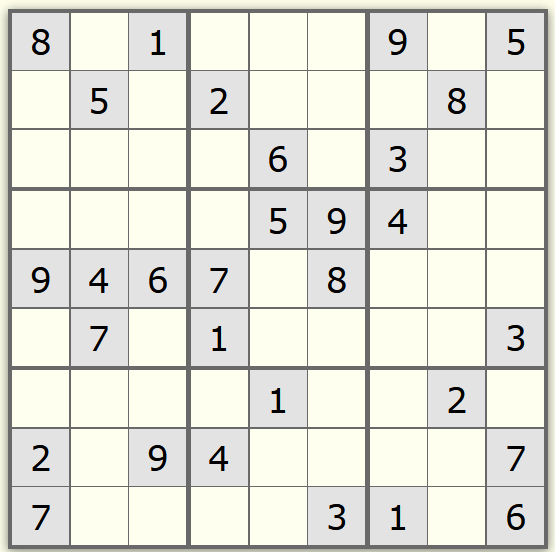
#> input picture images/sudoku_grid2.png, 555 x 552 px; the run also reads 2 pictures not shown here
$ jupyter execute --allow-errors sudoku_ocr.ipynb   (shell and % lines are left out)
#> lines starting #> are read from the running program, lines starting #| are printed output that depends on the picture; after the words box and inside, x2 and y2 are one past the last pixel; in counts of white or black regions, pixels touching at a corner belong together
[cell 1]
# Sudoku OCR Solver - Complete Implementation
# This notebook contains all functions needed to solve Sudoku from images

import cv2
import numpy as np
import matplotlib.pyplot as plt
import pytesseract
import os
from typing import List, Tuple, Optional
import warnings
warnings.filterwarnings('ignore')

# Set up matplotlib for inline plotting

print("All imports loaded successfully!")
print(f"OpenCV version: {cv2.__version__}")
print(f"Tesseract version: {pytesseract.get_tesseract_version()}")
#> (this line was passed over: pytesseract is not available in this run)

[cell 2]
def read_sudoku_image(image_path: str, debug: bool = False) -> np.ndarray:
    """
    Read a Sudoku grid image from the specified path.

    Args:
        image_path (str): Path to the image file
        debug (bool): If True, displays the loaded image

    Returns:
        np.ndarray: The loaded image as a numpy array

    Raises:
        FileNotFoundError: If the image file doesn't exist
        ValueError: If the image cannot be loaded
    """
#> called with image_path = 'images/sudoku_grid2.png', debug = False
    # Check if file exists
    if not os.path.exists(image_path):
        raise FileNotFoundError(f"Image file not found: {image_path}")

    # Read the image
    image = cv2.imread(image_path)
#> image is the input picture: shape (552, 555, 3); mean B, G, R 218.1, 227, 227

    if image is None:
        raise ValueError(f"Could not load image from: {image_path}")

    # Convert BGR to RGB for matplotlib display
    image_rgb = cv2.cvtColor(image, cv2.COLOR_BGR2RGB)

    if debug:
        print(f"Successfully loaded image: {image_path}")
        print(f"Image shape: {image.shape}")
        print(f"Image dtype: {image.dtype}")

        plt.figure(figsize=(8, 8))
        plt.imshow(image_rgb)
        plt.title(f"Loaded Sudoku Image: {os.path.basename(image_path)}")
        plt.axis('off')
        plt.show()

    return image

# [9 lines left out: function print_sudoku_board, not called in this run]

[cell 3]
# [10 lines of commented-out code are left out]

[cell 4]
# [141 lines of commented-out code are left out]

[cell 5]
def preprocess_sudoku_image(image: np.ndarray, debug: bool = False,
                          detect_grid: bool = True,
                          threshold_block_size: int = 11,
                          threshold_c: int = 2) -> np.ndarray:
    """
    Preprocess the Sudoku image with integrated grid detection, thresholding, and inversion.

    Args:
        image (np.ndarray): Input Sudoku image
        debug (bool): If True, displays intermediate processing steps
        detect_grid (bool): If True, detects and crops the Sudoku grid
        threshold_block_size (int): Adaptive threshold block size
        threshold_c (int): Adaptive threshold C parameter

    Returns:
        np.ndarray: Preprocessed image optimized for OCR
    """
#> called with debug = True, detect_grid = True, threshold_block_size = 11, threshold_c = 2
    if debug:
        print("Starting Sudoku image preprocessing...")
        print(f"Original image shape: {image.shape}")
#| Original image shape: (552, 555, 3)
        print(f"Grid detection: {detect_grid}")
        plt.figure(figsize=(20, 5))

    current_image = image.copy()
    step_count = 0

    # Step 1: Convert to grayscale
    gray = cv2.cvtColor(current_image, cv2.COLOR_BGR2GRAY)
    step_count += 1

    if debug:
        plt.subplot(1, 6, step_count)
        plt.imshow(gray, cmap='gray')
        plt.title("1. Grayscale")
        plt.axis('off')

    # Step 2: Grid detection and perspective correction (if enabled)
    if detect_grid:
        step_count += 1

        # Apply Gaussian blur for contour detection
        blurred = cv2.GaussianBlur(gray, (5, 5), 0)
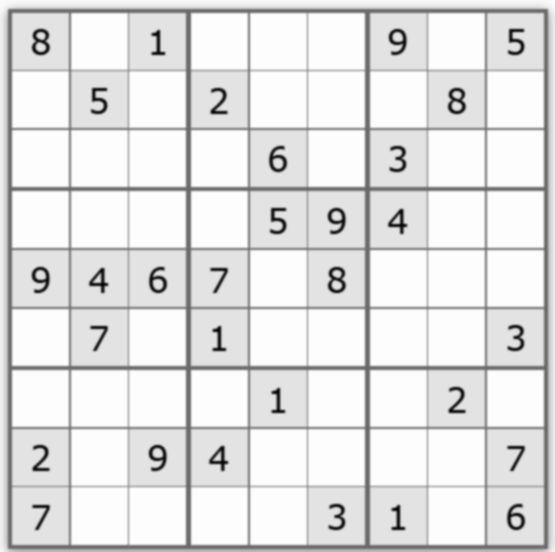
#> blurred: shape (552, 555); min 4, max 253, mean 225.8

        # Apply adaptive thresholding for contour detection
        thresh_for_contours = cv2.adaptiveThreshold(blurred, 255, cv2.ADAPTIVE_THRESH_GAUSSIAN_C,
                                                   cv2.THRESH_BINARY, 11, 2)
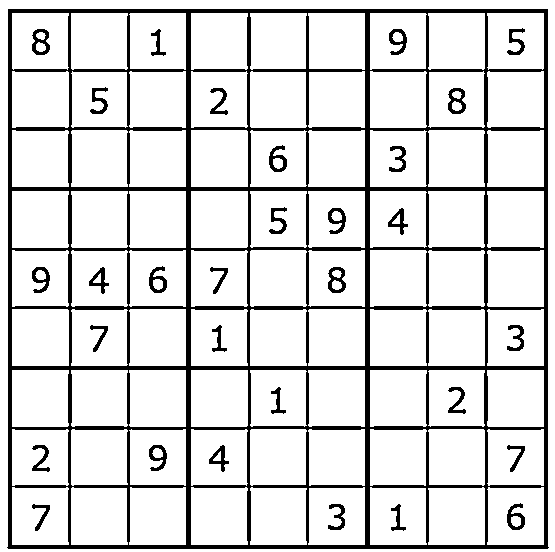
#> thresh_for_contours: shape (552, 555); 85.9% white; 31 black regions, largest, box (x1, y1, x2, y2) and area: (7, 9, 549, 549) 37224, (32, 29, 50, 55) 248, (448, 88, 466, 114) 248

        # Invert for contour detection (grid lines should be white)
        thresh_for_contours = 255 - thresh_for_contours

        if debug:
            plt.subplot(1, 6, step_count)
            plt.imshow(thresh_for_contours, cmap='gray')
            plt.title("2. Thresh for Contours")
            plt.axis('off')

        # Find contours
        contours, _ = cv2.findContours(thresh_for_contours, cv2.RETR_EXTERNAL, cv2.CHAIN_APPROX_SIMPLE)
#> contours = 1 item

        grid_detected = False
        if contours:
            # Find the largest contour (should be the Sudoku grid)
            largest_contour = max(contours, key=cv2.contourArea)
#> largest_contour = [[8, 9], [8, 546], [7, 547], [8, 548], [547, 548], [548, 547], [547, 546], [547, 9]]

            # Approximate the contour to a polygon
            epsilon = 0.02 * cv2.arcLength(largest_contour, True)
#> epsilon = 43.15
            approx = cv2.approxPolyDP(largest_contour, epsilon, True)
#> approx = [[8, 9], [8, 548], [548, 547], [547, 9]]

            # If we don't get exactly 4 corners, try different epsilon values
            if len(approx) != 4:
                for epsilon_factor in [0.01, 0.03, 0.04, 0.05]:
                    epsilon = epsilon_factor * cv2.arcLength(largest_contour, True)
                    approx = cv2.approxPolyDP(largest_contour, epsilon, True)
                    if len(approx) == 4:
                        break

            # If we found 4 corners, apply perspective correction
            if len(approx) == 4:
                step_count += 1

                # Order the corners: top-left, top-right, bottom-right, bottom-left
                corners = approx.reshape(4, 2).astype(np.float32)
#> corners = [[8, 9], [8, 548], [548, 547], [547, 9]]

                # Calculate the centroid
                centroid = np.mean(corners, axis=0)
#> centroid = [277.8, 278.2]

                # Sort corners based on their position relative to centroid
                def classify_corner(point, center):
                    if point[0] < center[0] and point[1] < center[1]:
                        return 0  # top-left
                    elif point[0] > center[0] and point[1] < center[1]:
                        return 1  # top-right
                    elif point[0] > center[0] and point[1] > center[1]:
                        return 2  # bottom-right
                    else:
                        return 3  # bottom-left

                ordered_corners = np.zeros((4, 2), dtype=np.float32)
                for corner in corners:
                    idx = classify_corner(corner, centroid)
                    ordered_corners[idx] = corner
#> this loop made 4 passes
#> (corner, idx) on passes 1 to 4: ([8, 9], 0), ([8, 548], 3), ([548, 547], 2), ([547, 9], 1)
#> after the loop, ordered_corners = [[8, 9], [547, 9], [548, 547], [8, 548]]

                # Calculate the size of the output square
                width1 = np.linalg.norm(ordered_corners[1] - ordered_corners[0])
#> width1 = 539
                width2 = np.linalg.norm(ordered_corners[2] - ordered_corners[3])
#> width2 = 540
                height1 = np.linalg.norm(ordered_corners[3] - ordered_corners[0])
#> height1 = 539
                height2 = np.linalg.norm(ordered_corners[2] - ordered_corners[1])
#> height2 = 538

                max_dim = int(max(width1, width2, height1, height2))
#> max_dim = 540

                # Define destination points for perspective transformation
                dst_corners = np.array([
                    [0, 0],
                    [max_dim - 1, 0],
                    [max_dim - 1, max_dim - 1],
                    [0, max_dim - 1]
                ], dtype=np.float32)
#> dst_corners = [[0, 0], [539, 0], [539, 539], [0, 539]]

                # Calculate perspective transformation matrix
                transform_matrix = cv2.getPerspectiveTransform(ordered_corners, dst_corners)
#> transform_matrix = [[0.998, 7.65e-19, -7.99], [3.19e-16, 1, -9.02], [-3.44e-06, 3.45e-06, 1]]

                # Apply perspective transformation to the original image
                current_image = cv2.warpPerspective(current_image, transform_matrix, (max_dim, max_dim))
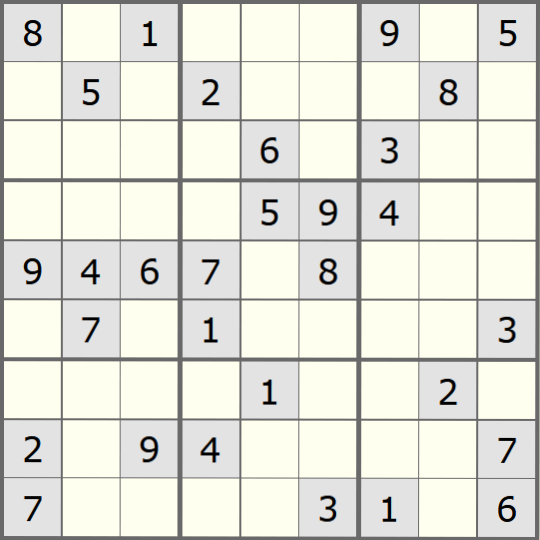
#> current_image: shape (540, 540, 3); mean B, G, R 218.8, 227.3, 227.3

                # Update grayscale image after perspective correction
                gray = cv2.cvtColor(current_image, cv2.COLOR_BGR2GRAY)
#> gray: shape (540, 540)
                grid_detected = True

                if debug:
                    # Show corner detection
                    contour_img = image.copy()
                    cv2.drawContours(contour_img, [largest_contour], -1, (0, 255, 0), 3)
                    cv2.drawContours(contour_img, [approx], -1, (255, 0, 0), 5)
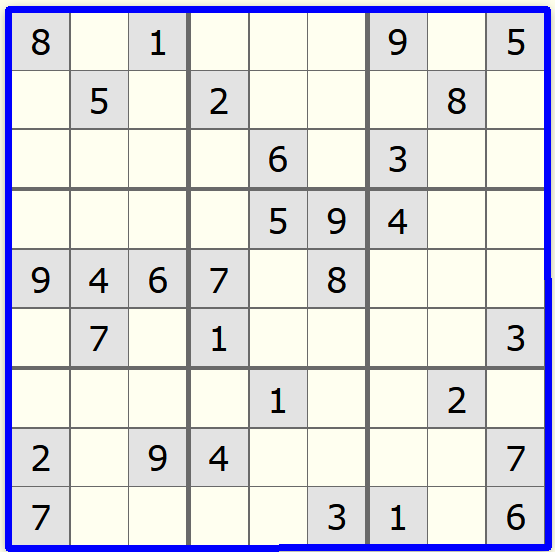
#> contour_img: shape (552, 555, 3); mean B, G, R 223.6, 219.6, 219.6
                    for i, point in enumerate(approx):
                        cv2.circle(contour_img, tuple(point[0]), 10, (0, 0, 255), -1)
#> this loop made 4 passes
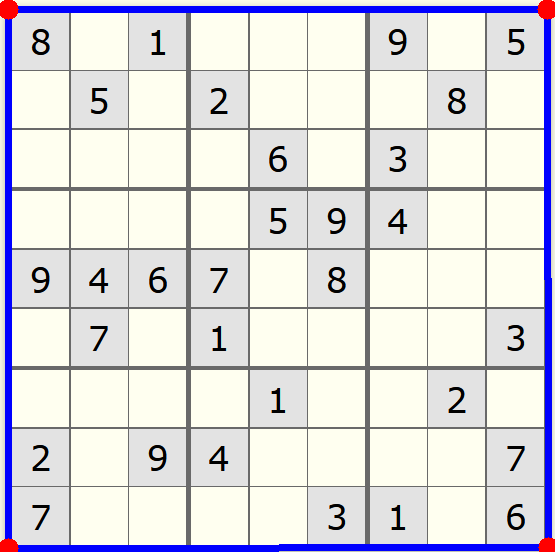
#> contour_img: shape (552, 555, 3); 0.34% of pixels changed, all inside (x1, y1, x2, y2) = (0, 0, 555, 552)

                    plt.subplot(1, 6, step_count)
                    plt.imshow(cv2.cvtColor(contour_img, cv2.COLOR_BGR2RGB))
                    plt.title(f"3. Grid Detected")
                    plt.axis('off')

        if debug and not grid_detected:
            step_count += 1
            plt.subplot(1, 6, step_count)
            plt.imshow(gray, cmap='gray')
            plt.title("3. Grid Not Detected")
            plt.axis('off')
            print("Warning: Could not detect 4 corners, using original image")

    # Step 3/4: Apply adaptive thresholding to final grayscale image
    step_count += 1
    thresh = cv2.adaptiveThreshold(
        gray, 255, cv2.ADAPTIVE_THRESH_GAUSSIAN_C,
        cv2.THRESH_BINARY, threshold_block_size, threshold_c
    )
#> thresh: shape (540, 540); 87.6% white; 31 black regions, largest, box (x1, y1, x2, y2) and area: (0, 0, 540, 540) 30654, (319, 258, 337, 285) 238, (440, 79, 458, 105) 233

    if debug:
        plt.subplot(1, 6, step_count)
        plt.imshow(thresh, cmap='gray')
        plt.title(f"{step_count}. Adaptive Threshold")
        plt.axis('off')

    # Step 4/5: Invert image for better tesseract performance
    step_count += 1
    inverted = 255 - thresh
#> (the rest of the program and of its run is left out)
